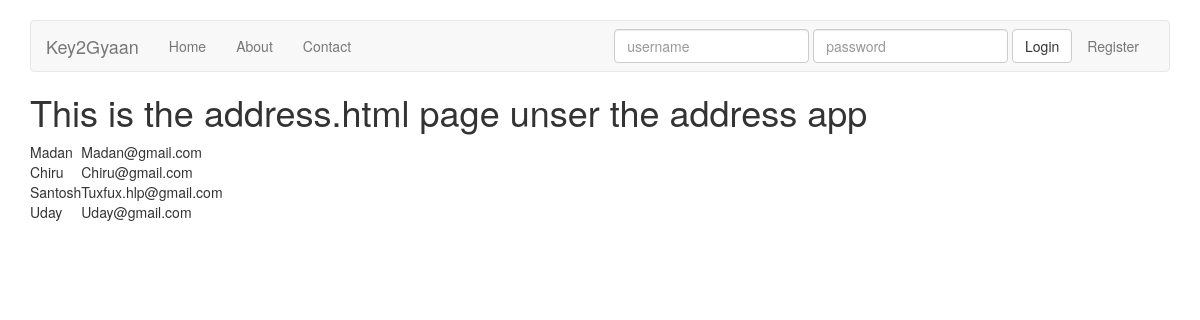
Page /student_details/ on the earlier database version.
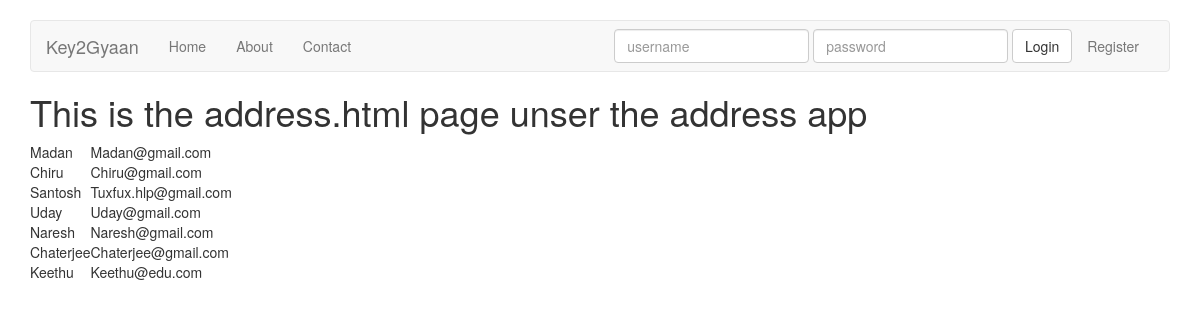
Same page on the later database version.
### address/models.py (models this page shows, shortened)
class Address_Detail(models.Model):
	name = models.CharField(max_length=20)
	email = models.EmailField(max_length=20,primary_key=True)
	gender = models.CharField(max_length=6,null=True,blank=True)  # null is for databases,blank is for the forms.

### address/views.py (the view)
# urls.py: url(r'^student_details/','address.views.Naddress',name='student_details'),
def Naddress(request):
	values = Address_Detail.objects.all()
	context = {'namesdb':values}
	return render(request,'address/address.html',context)

### templates/address/address.html (shortened to what this page needs)
{% extends "base.html" %}
{% block head %}
		{% load staticfiles %}
{% endblock %}
{% block content %}
<h1> This is the address.html page unser the address app </h1>
<table>
	{% for value in namesdb %}
		<tr>
			<td> {{ value.name|capfirst }} </td>
			<td> {{ value.email|capfirst }} </td>
		</tr>
	{% endfor %}
</table>
{% endblock %}

Differences in the rows shown:
added Address_Detail: name "Naresh", email "Naresh@gmail.com"
added Address_Detail: name "Chaterjee", email "Chaterjee@gmail.com"
added Address_Detail: name "Keethu", email "Keethu@edu.com"
